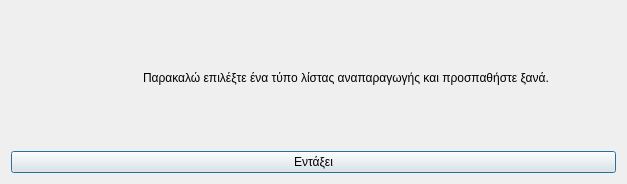
<?xml version="1.0" encoding="UTF-8"?>
<ui version="4.0">
 <class>Dialog</class>
 <widget class="QDialog" name="Dialog">
  <property name="geometry">
   <rect>
    <x>0</x>
    <y>0</y>
    <width>627</width>
    <height>184</height>
   </rect>
  </property>
  <property name="windowTitle">
   <string>Δεν έχει επιλογή τύπος playlist</string>
  </property>
  <property name="windowIcon">
   <iconset resource="../../../../icons.qrc">
    <normaloff>:/rest-windows/assets/images/rest-windows/information.png</normaloff>:/rest-windows/assets/images/rest-windows/information.png</iconset>
  </property>
  <layout class="QGridLayout" name="gridLayout">
   <item row="0" column="0">
    <widget class="QFrame" name="frame">
     <property name="styleSheet">
      <string notr="true">QFrame{border:0px;}</string>
     </property>
     <property name="frameShape">
      <enum>QFrame::StyledPanel</enum>
     </property>
     <property name="frameShadow">
      <enum>QFrame::Raised</enum>
     </property>
     <layout class="QHBoxLayout" name="horizontalLayout">
      <item>
       <widget class="QLabel" name="image_label">
        <property name="maximumSize">
         <size>
          <width>117</width>
          <height>117</height>
         </size>
        </property>
        <property name="text">
         <string/>
        </property>
        <property name="pixmap">
         <pixmap resource="../../../../icons.qrc">:/rest-windows/assets/images/rest-windows/information.png</pixmap>
        </property>
        <property name="scaledContents">
         <bool>true</bool>
        </property>
       </widget>
      </item>
      <item>
       <widget class="QLabel" name="label">
        <property name="text">
         <string>Παρακαλώ επιλέξτε ένα τύπο λίστας αναπαραγωγής και προσπαθήστε ξανά.</string>
        </property>
        <property name="alignment">
         <set>Qt::AlignJustify|Qt::AlignVCenter</set>
        </property>
        <property name="wordWrap">
         <bool>true</bool>
        </property>
       </widget>
      </item>
     </layout>
    </widget>
   </item>
   <item row="1" column="0">
    <widget class="QPushButton" name="ok">
     <property name="text">
      <string>Εντάξει</string>
     </property>
     <property name="icon">
      <iconset resource="../../../../icons.qrc">
       <normaloff>:/rest-windows/assets/images/rest-windows/ok.png</normaloff>:/rest-windows/assets/images/rest-windows/ok.png</iconset>
     </property>
    </widget>
   </item>
  </layout>
 </widget>
 <tabstops>
  <tabstop>ok</tabstop>
 </tabstops>
 <resources>
  <include location="../../../../icons.qrc"/>
  <include location="../../../../icons.qrc"/>
 </resources>
 <connections/>
</ui>
